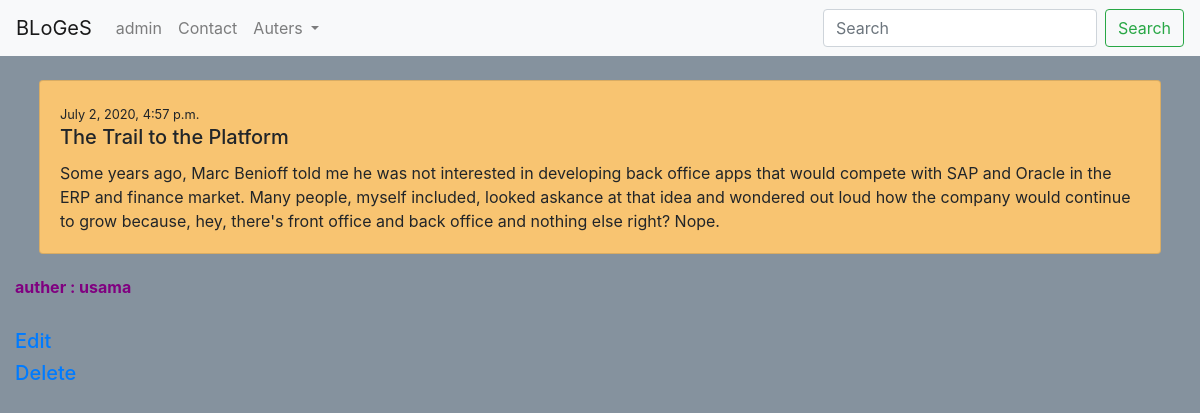
The page /ok/ (signed in) on the database its author committed.
### blog/models.py (models this page shows, shortened)
class BlogPost(models.Model):
    user = models.ForeignKey(User, default=1, null=True, on_delete=models.SET_NULL)
    image = models.FileField(upload_to='image/', blank=True, null=True)
    title = models.CharField(max_length=120)
    slug = models.SlugField(unique=True)  # hello world -> hello-world
    content = models.TextField(null=True, blank=True)
    publish_date = models.DateTimeField(auto_now=False, auto_now_add=False, null=True, blank=True)
    timestamp = models.DateTimeField(auto_now_add=True)
    updated = models.DateTimeField(auto_now=True)
    type = models.ForeignKey('About', on_delete=models.CASCADE)
    objects = BlogPostManager()
    class Meta:
        ordering = ['-publish_date', '-updated', 'timestamp']
    def get_edit_url(self):
        return f'/{self.slug}/edit'
    def get_delete_url(self):
        return f"/{self.slug}/delete"

### blog/views.py (the view)
# urls.py: path('<str:slug>/', blog_detail_view, name='detail'),
def blog_detail_view(request, slug):
    blog = get_object_or_404(BlogPost, slug=slug)
    context = {'blog_detail': blog}
    return render(request, 'blog/blog_detail.html', context)

### blog/ModelManager.py (called while the page is built)
    def get_queryset(self):
        return BlogPostQuerySet(self.model, using=self.db)

### blog/templates/blog/blog_detail.html (shortened to what this page needs)
{%extends 'base.html'%}
{%block content%}
{%include 'blog/list-inline.html' with blog_post=blog_detail detail=True  truncatewords=False%}
<h6 style=" color: purple;"><strong>auther : {{blog_detail.user}}</strong></h6>
    {% if request.user.is_authenticated%}
        {%if request.user.is_staff%}
            <br>
            <h5><a href="{{blog_detail.get_edit_url}}">Edit</a></h5>
            <h5><a href="{{blog_detail.get_delete_url}}">Delete</a></h5>
        {%endif%}
    {%endif%}
</div>
{%endblock%}

### blog/templates/blog/list-inline.html (shortened to what this page needs)
<div class="card m-4 {%if not blog_post.publish_date %} bg-dark text-light {%endif%}"
style=" background-color: #F8C471;"
>
    <div class="card-body">
        <small>{{blog_post.publish_date}}</small>
        <h5 class="card-title">{{blog_post.title}}</h5>
        <p class="card-text">
            {%if truncatewords%}
            {{blog_post.content|linebreaks|truncatewords:30}}
            {%else%}
            {{blog_post.content}}
            {%endif%}
        </p>
    </div>
</div>

### rows shown on the page
BlogPost: publish_date "July 2, 2020, 4:57 p.m.", title "The Trail to the Platform", content "Some years ago, Marc Benioff told me he was not interested in developing back office apps that would compete with SAP and Oracle in the ERP and finance market. Many people, myself included, looked askance at that idea and wondered out loud how the company would continue to grow because, hey, there's front office and back office and nothing else right? Nope.", user "usama"
